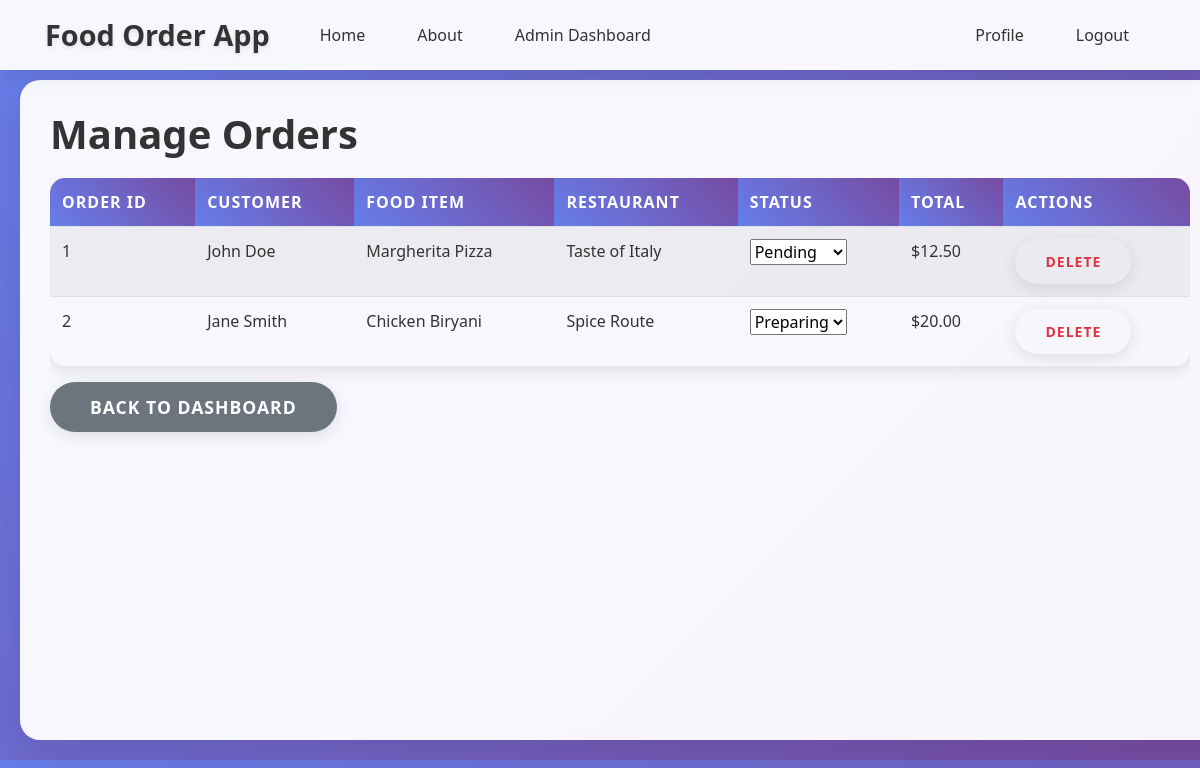
The page /admin/manage_orders (signed in) on the database its author committed.
### app/models/order.py (models this page shows, shortened)
class Order(db.Model):
    __tablename__ = 'orders'
    id = db.Column(db.Integer, primary_key=True)
    customer_id = db.Column(db.Integer, db.ForeignKey('users.id'), nullable=False)
    food_item_id = db.Column(db.Integer, db.ForeignKey('food_items.id'), nullable=False)
    restaurant_id = db.Column(db.Integer, db.ForeignKey('users.id'), nullable=False)
    quantity = db.Column(db.Integer, nullable=False)
    total_price = db.Column(db.Numeric(10, 2), nullable=False)
    status = db.Column(db.Enum('pending', 'accepted', 'preparing', 'ready', 'delivered', 'cancelled', name='order_status'), default='pending')
    payment_id = db.Column(db.Integer, db.ForeignKey('payments.id'), nullable=True)
    order_date = db.Column(db.DateTime, default=datetime.utcnow)
    payment = db.relationship("Payment", backref="order", uselist=False, foreign_keys="Order.payment_id")

### app/models/user.py (models this page shows, shortened)
class User(db.Model, UserMixin):
    __tablename__ = 'users'
    id = db.Column(db.Integer, primary_key=True)
    name = db.Column(db.String(100), nullable=False)
    email = db.Column(db.String(120), unique=True, nullable=False)
    phone_number = db.Column(db.String(20), unique=True, nullable=False)
    location = db.Column(db.String(200), nullable=False)
    password = db.Column(db.String(60), nullable=False)
    role = db.Column(db.Enum('admin', 'customer', 'restaurant', name='user_roles'), default='customer')
    status = db.Column(db.Enum('active', 'pending', 'suspended', name='account_status'), default='active')
    food_items = db.relationship('FoodItem', backref='restaurant_owner', lazy=True, foreign_keys='FoodItem.restaurant_id')
    orders_as_customer = db.relationship('Order', backref='customer_user', lazy=True, foreign_keys='Order.customer_id')
    orders_as_restaurant = db.relationship('Order', backref='restaurant_user', lazy=True, foreign_keys='Order.restaurant_id')
    payments_as_customer = db.relationship('Payment', backref='customer_payer', lazy=True, foreign_keys='Payment.customer_id')
    payments_as_restaurant = db.relationship('Payment', backref='restaurant_receiver', lazy=True, foreign_keys='Payment.restaurant_id')

### app/models/food_item.py (models this page shows, shortened)
class FoodItem(db.Model):
    __tablename__ = 'food_items'
    id = db.Column(db.Integer, primary_key=True)
    name = db.Column(db.String(100), nullable=False)
    description = db.Column(db.Text, nullable=True)
    price = db.Column(db.Numeric(10, 2), nullable=False)
    image_url = db.Column(db.String(200), nullable=True)
    restaurant_id = db.Column(db.Integer, db.ForeignKey('users.id'), nullable=False)
    created_at = db.Column(db.DateTime, default=datetime.utcnow)
    orders = db.relationship('Order', backref='food_item', lazy=True)

### app/routes/admin.py (the view)
@admin.route("/manage_orders")
@login_required
@admin_required
def manage_orders():
    orders = Order.query.all()
    return render_template("manage_orders.html", orders=orders)

### app/templates/manage_orders.html (shortened to what this page needs)
{% extends "base.html" %}
{% block content %}
    <h1>Manage Orders</h1>
    {% if orders %}
        <div class="table-responsive">
            <table class="table table-striped">
                <thead>
                    <tr>
                        <th>Order ID</th>
                        <th>Customer</th>
                        <th>Food Item</th>
                        <th>Restaurant</th>
                        <th>Status</th>
                        <th>Total</th>
                        <th>Actions</th>
                    </tr>
                </thead>
                <tbody>
                    {% for order in orders %}
                        <tr>
                            <td>{{ order.id }}</td>
                            <td>{{ order.customer_user.name }}</td>
                            <td>{{ order.food_item.name }}</td>
                            <td>{{ order.restaurant_user.name }}</td>
                            <td>
                                <form method="POST" action="{{ url_for('admin.update_order_status', order_id=order.id) }}" style="display: inline;">
                                    <select name="new_status" onchange="this.form.submit()">
                                        <option value="pending" {% if order.status == 'pending' %}selected{% endif %}>Pending</option>
                                        <option value="preparing" {% if order.status == 'preparing' %}selected{% endif %}>Preparing</option>
                                    </select>
                                </form>
                            </td>
                            <td>${{ order.total_price }}</td>
                            <td>
                                <form method="POST" action="{{ url_for('admin.delete_order', order_id=order.id) }}" style="display: inline;">
                                    <button type="submit" class="btn btn-sm btn-outline-danger" onclick="return confirm('Are you sure you want to delete this order?')">Delete</button>
                                </form>
                            </td>
                        </tr>
                    {% endfor %}
                </tbody>
            </table>
        </div>
    {% else %}
        <div class="alert alert-info">
            <h4>No orders yet!</h4>
        </div>
    {% endif %}
    <a href="{{ url_for('admin.dashboard') }}" class="btn btn-secondary">Back to Dashboard</a>
{% endblock content %}

### app/static/main.css (style rules this page uses)
body { background: #fafafa; color: #333333; margin-top: 5rem; }
h1, h2, h3, h4, h5, h6 { color: #444444; }
body { padding-bottom: 70px; }
@media (min-width: 768px) { body { background: linear-gradient(135deg, #667eea 0%, #764ba2 100%); font-family: 'Segoe UI', Tahoma, Geneva, Verdana, sans-serif; padding-bottom: 0; } }
@media (min-width: 768px) { h1, h2, h3, h4, h5, h6 { color: #333; font-weight: 700; margin-bottom: 20px; } }
@media (min-width: 768px) { .btn { border-radius: 25px; padding: 12px 30px; font-weight: 600; text-transform: uppercase; letter-spacing: 1px; transition: all 0.3s ease; border: none; box-shadow: 0 4px 15px rgba(0, 0, 0, 0.1); } }
@media (min-width: 768px) { .table { border-radius: 15px; overflow: hidden; box-shadow: 0 5px 15px rgba(0, 0, 0, 0.1); } }
@media (min-width: 768px) { .table thead th { background: linear-gradient(45deg, #667eea, #764ba2); color: white; border: none; font-weight: 600; text-transform: uppercase; letter-spacing: 1px; } }
@media (min-width: 768px) { .table tbody tr { transition: all 0.3s ease; } }
.btn-secondary { padding: 12px 40px; font-size: 1.1rem; font-weight: 600; border-radius: 25px; background: #6c757d; border: none; color: white; transition: all 0.3s ease; }

### rows shown on the page
Order: id "1", customer_user.name "John Doe", food_item.name "Margherita Pizza", restaurant_user.name "Taste of Italy", new_status "Pending", total_price "12.50"
Order: id "2", customer_user.name "Jane Smith", food_item.name "Chicken Biryani", restaurant_user.name "Spice Route", new_status "Preparing", total_price "20.00"
